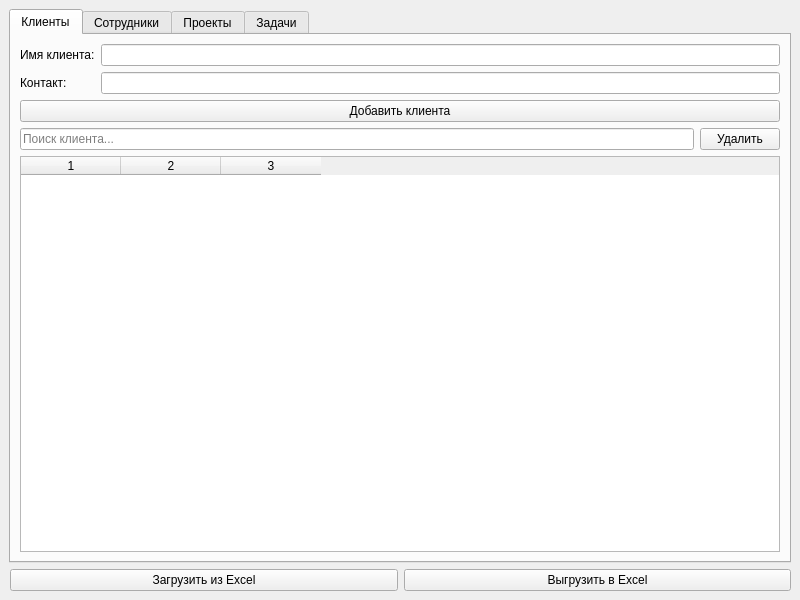
<ui version="4.0">
 <class>MainWindow</class>
 <widget class="QMainWindow" name="MainWindow">
  <property name="geometry">
   <rect>
    <x>0</x>
    <y>0</y>
    <width>800</width>
    <height>600</height>
   </rect>
  </property>
  <property name="windowTitle">
   <string>Управление проектами</string>
  </property>
  <widget class="QWidget" name="centralwidget">
   <layout class="QVBoxLayout" name="verticalLayout">
    <item>
     <widget class="QTabWidget" name="tabWidget">
      <property name="tabPosition">
       <enum>QTabWidget::North</enum>
      </property>
      <property name="tabShape">
       <enum>QTabWidget::Rounded</enum>
      </property>

      
      <widget class="QWidget" name="tab_clients">
       <attribute name="title">
        <string>Клиенты</string>
       </attribute>
       <layout class="QVBoxLayout" name="verticalLayout_clients">
        <item>
         <layout class="QFormLayout" name="formLayout_clients">
          <item row="0" column="0">
           <widget class="QLabel" name="label_client_name">
            <property name="text"><string>Имя клиента:</string></property>
           </widget>
          </item>
          <item row="0" column="1">
           <widget class="QLineEdit" name="line_client_name" />
          </item>
          <item row="1" column="0">
           <widget class="QLabel" name="label_client_contact">
            <property name="text"><string>Контакт:</string></property>
           </widget>
          </item>
          <item row="1" column="1">
           <widget class="QLineEdit" name="line_client_contact" />
          </item>
         </layout>
        </item>
        <item>
         <widget class="QPushButton" name="btn_add_client">
          <property name="text"><string>Добавить клиента</string></property>
         </widget>
        </item>
        <item>
         <layout class="QHBoxLayout">
          <item>
           <widget class="QLineEdit" name="line_search_client">
            <property name="placeholderText"><string>Поиск клиента...</string></property>
           </widget>
          </item>
          <item>
           <widget class="QPushButton" name="btn_delete_client">
            <property name="text"><string>Удалить</string></property>
           </widget>
          </item>
         </layout>
        </item>
        <item>
         <widget class="QTableWidget" name="table_clients">
          <property name="columnCount"><number>3</number></property>
          <property name="horizontalHeaderLabels">
           <stringlist><string>ID</string><string>Имя</string><string>Контакт</string></stringlist>
          </property>
         </widget>
        </item>
       </layout>
      </widget>

      
      <widget class="QWidget" name="tab_employees">
       <attribute name="title"><string>Сотрудники</string></attribute>
       <layout class="QVBoxLayout" name="verticalLayout_employees">
        <item>
         <layout class="QFormLayout" name="formLayout_employees">
          <item row="0" column="0">
           <widget class="QLabel" name="label_employee_name">
            <property name="text"><string>Имя сотрудника:</string></property>
           </widget>
          </item>
          <item row="0" column="1">
           <widget class="QLineEdit" name="line_employee_name" />
          </item>
          <item row="1" column="0">
           <widget class="QLabel" name="label_employee_position">
            <property name="text"><string>Должность:</string></property>
           </widget>
          </item>
          <item row="1" column="1">
           <widget class="QLineEdit" name="line_employee_position" />
          </item>
         </layout>
        </item>
        <item>
         <widget class="QPushButton" name="btn_add_employee">
          <property name="text"><string>Добавить сотрудника</string></property>
         </widget>
        </item>
        <item>
         <layout class="QHBoxLayout">
          <item>
           <widget class="QLineEdit" name="line_search_employee">
            <property name="placeholderText"><string>Поиск сотрудника...</string></property>
           </widget>
          </item>
          <item>
           <widget class="QPushButton" name="btn_delete_employee">
            <property name="text"><string>Удалить</string></property>
           </widget>
          </item>
         </layout>
        </item>
        <item>
         <widget class="QTableWidget" name="table_employees">
          <property name="columnCount"><number>3</number></property>
          <property name="horizontalHeaderLabels">
           <stringlist><string>ID</string><string>Имя</string><string>Должность</string></stringlist>
          </property>
         </widget>
        </item>
       </layout>
      </widget>

      
      <widget class="QWidget" name="tab_projects">
       <attribute name="title"><string>Проекты</string></attribute>
       <layout class="QVBoxLayout" name="verticalLayout_projects">
        <item>
         <layout class="QFormLayout" name="formLayout_projects">
          <item row="0" column="0">
           <widget class="QLabel" name="label_project_name">
            <property name="text"><string>Название проекта:</string></property>
           </widget>
          </item>
          <item row="0" column="1">
           <widget class="QLineEdit" name="line_project_name" />
          </item>
          <item row="1" column="0">
           <widget class="QLabel" name="label_project_start">
            <property name="text"><string>Дата начала:</string></property>
           </widget>
          </item>
          <item row="1" column="1">
           <widget class="QDateEdit" name="date_project_start">
            <property name="calendarPopup"><bool>true</bool></property>
           </widget>
          </item>
          <item row="2" column="0">
           <widget class="QLabel" name="label_project_end">
            <property name="text"><string>Дата окончания:</string></property>
           </widget>
          </item>
          <item row="2" column="1">
           <widget class="QDateEdit" name="date_project_end">
            <property name="calendarPopup"><bool>true</bool></property>
           </widget>
          </item>
         </layout>
        </item>
        <item>
         <widget class="QPushButton" name="btn_add_project">
          <property name="text"><string>Добавить проект</string></property>
         </widget>
        </item>
        <item>
         <layout class="QHBoxLayout">
          <item>
           <widget class="QLineEdit" name="line_search_project">
            <property name="placeholderText"><string>Поиск проекта...</string></property>
           </widget>
          </item>
          <item>
           <widget class="QPushButton" name="btn_delete_project">
            <property name="text"><string>Удалить</string></property>
           </widget>
          </item>
         </layout>
        </item>
        <item>
         <widget class="QTableWidget" name="table_projects">
          <property name="columnCount"><number>5</number></property>
          <property name="horizontalHeaderLabels">
           <stringlist><string>ID</string><string>Название</string><string>Клиент</string><string>Начало</string><string>Окончание</string></stringlist>
          </property>
         </widget>
        </item>
       </layout>
      </widget>

      
      <widget class="QWidget" name="tab_tasks">
       <attribute name="title">
        <string>Задачи</string>
       </attribute>
       <layout class="QVBoxLayout" name="verticalLayout_tasks">
        <item>
         <layout class="QFormLayout" name="formLayout_tasks">
          <item row="0" column="0">
           <widget class="QLabel" name="label_task_description">
            <property name="text"><string>Описание задачи:</string></property>
           </widget>
          </item>
          <item row="0" column="1">
           <widget class="QLineEdit" name="line_task_description" />
          </item>
          <item row="1" column="0">
           <widget class="QLabel" name="label_task_due">
            <property name="text"><string>Срок выполнения:</string></property>
           </widget>
          </item>
          <item row="1" column="1">
           <widget class="QDateEdit" name="date_task_due">
            <property name="calendarPopup"><bool>true</bool></property>
           </widget>
          </item>
         </layout>
        </item>
        <item>
         <widget class="QPushButton" name="btn_add_task">
          <property name="text"><string>Добавить задачу</string></property>
         </widget>
        </item>
        <item>
         <layout class="QHBoxLayout">
          <item>
           <widget class="QLineEdit" name="line_search_task">
            <property name="placeholderText"><string>Поиск задачи...</string></property>
           </widget>
          </item>
          <item>
           <widget class="QPushButton" name="btn_delete_task">
            <property name="text"><string>Удалить</string></property>
           </widget>
          </item>
         </layout>
        </item>
        <item>
         <widget class="QTableWidget" name="table_tasks">
          <property name="columnCount"><number>5</number></property>
          <property name="horizontalHeaderLabels">
           <stringlist><string>ID</string><string>Описание</string><string>Проект</string><string>Срок</string><string>Статус</string></stringlist>
          </property>
         </widget>
        </item>
       </layout>
      </widget>

     </widget>
    </item>
   <item><layout class="QHBoxLayout" name="horizontalLayout_buttons"><item><spacer /></item><item><widget class="QPushButton" name="btn_import_excel"><property name="text"><string>Загрузить из Excel</string></property></widget></item><item><widget class="QPushButton" name="btn_export_excel"><property name="text"><string>Выгрузить в Excel</string></property></widget></item></layout></item></layout>
  </widget>
 </widget>
 <resources />
 <connections />
</ui>
